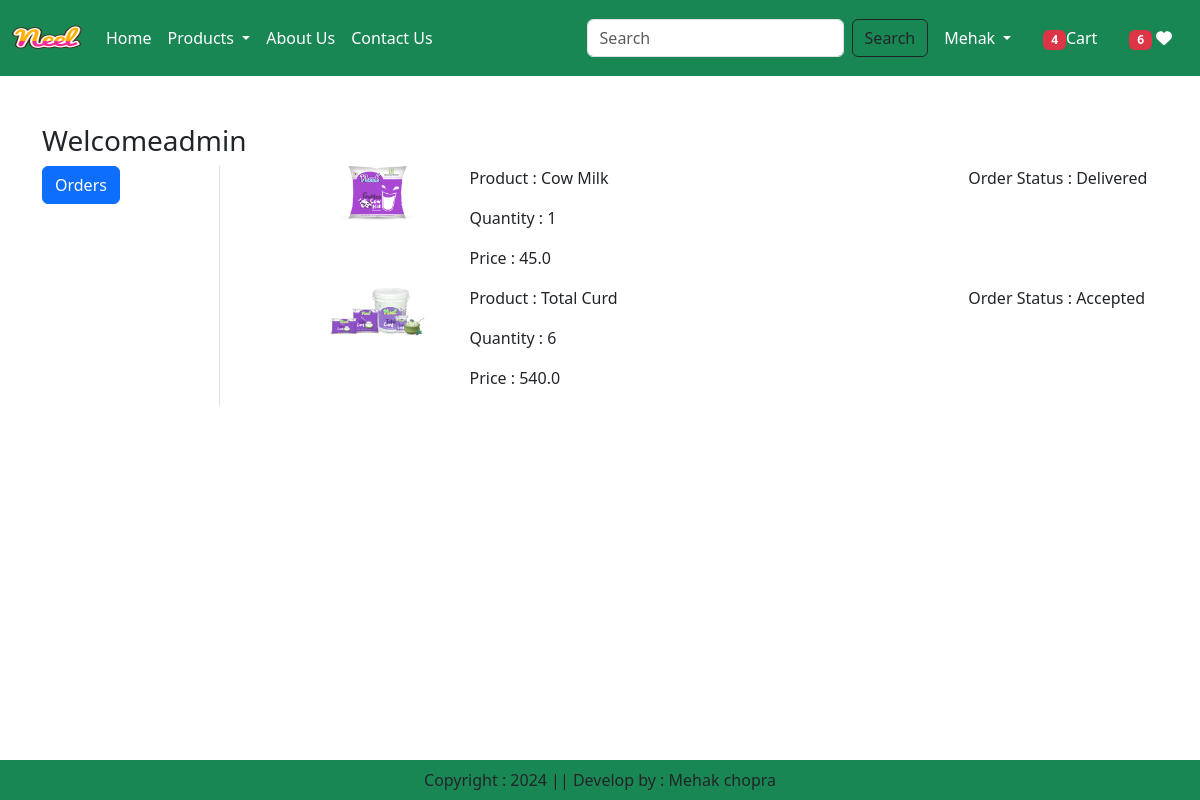
Screenshot of /orders/ (signed in) with the database file from the repository.
### app/models.py (models this page shows, shortened)
class OrderPlaced(models.Model):
    user = models.ForeignKey(User,on_delete=models.CASCADE)
    customer = models.ForeignKey(Customer,on_delete=models.CASCADE)
    product = models.ForeignKey(Product,on_delete=models.CASCADE)
    quantity = models.PositiveIntegerField(default=1)
    ordered_date = models.DateTimeField(auto_now_add=True)
    status = models.CharField(max_length=50,choices=STATUS_CHOICES,default='Pending')
    payment = models.ForeignKey(Payment,on_delete=models.CASCADE,default="")
    @property
    def total_cost(self):
        return self.quantity * self.product.discounted_price

class Product(models.Model):
    title = models.CharField(max_length=100)
    selling_price = models.FloatField()
    discounted_price = models.FloatField()
    description = models.TextField()
    composition = models.TextField(default=' ')
    prodapp = models.TextField(default=' ')
    category = models.CharField(choices=CATEGORY_CHOICES, max_length=2)
    product_image = models.ImageField(upload_to='product')

### app/views.py (the view)
# urls.py: path('orders/',views.orders, name='orders'),
@login_required
def orders(request):
    totalitem = 0
    wishitem = 0
    if request.user.is_authenticated:
     totalitem = len(Cart.objects.filter(user=request.user))
     wishitem = len(Wishlist.objects.filter(user=request.user))
    order_placed=OrderPlaced.objects.filter(user=request.user)
    return render(request,'app/orders.html',locals())

### app/templates/app/orders.html (shortened to what this page needs)
{% extends 'app/base.html' %}
{% load static %}
{% block main-content  %}
<div class="container my-5">
    <div class="row">
        <h3>Welcome<span class="text-capitalize">{{request.user}}</span></h3>
         <div class="col-sm-2  border-end">
            <ul class="list-unstyled">
                <li class="'d-grid"><a href="{% url 'orders' %}" class="btn btn-primary">Orders</a></li>
            </ul>
         </div>
        <div class="col-sm-9 offset-sm-1">
            {% for op in order_placed   %}
              <div class="row">
                <div class="col-sm-2">
                    <img src="{{op.product.product_image.url}}" class="img-fluid" height="100" width="100" />
                </div>
               <div class="col-sm-7">
                <p>Product : {{op.product.title}}</p>
                <p>Quantity : {{op.quantity}}</p>
                <p>Price : {{op.total_cost}}</p>
               </div>
               <div class="col-sm-3">
                <p> Order Status : {{op.status}}</p>
              </div>
            </div>
             {% endfor %}
        </div>
    </div>
</div>
{%  endblock main-content  %}

### rows the page displays
OrderPlaced: product.product_image (picture), product "Cow Milk", quantity "1", total_cost "45.0", status "Delivered"
OrderPlaced: product.product_image (picture), product "Total Curd", quantity "6", total_cost "540.0", status "Accepted"

### other values shown
{{ totalitem }} "4"
{{ wishitem }} "6"
{{ request.user }} "Admin"
